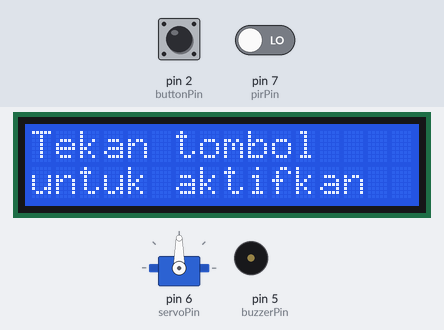
The sketch below on a simulated Arduino Uno, built with avr-gcc and run on an emulated ATmega328P. On the bench: servo, 16×2 character LCD, buzzer (waves = sounding). The inputs (shaded band) are chosen by the test bench; at power-on: pin 2 (buttonPin) HIGH, pin 7 (pirPin) LOW.

Above: at 1.2 s.
1.3 s: pin 2 (buttonPin) pulled LOW for 3.2 s
At 4.5 s:
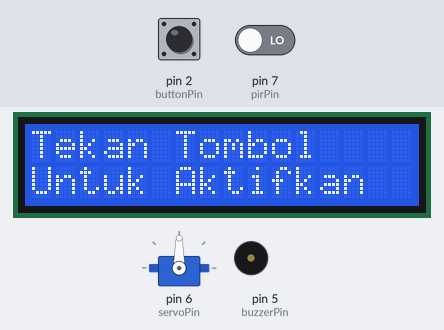
6.0 s: pin 2 (buttonPin) pulled LOW for 0.15 s
At 7.4 s:
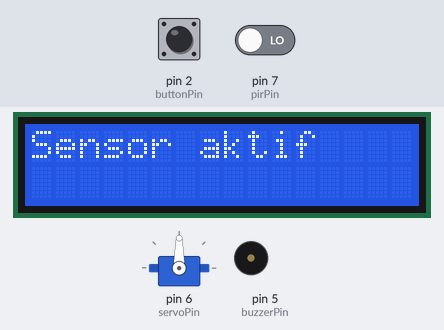
7.7 s: pin 7 (pirPin) driven HIGH
At 9.1 s:
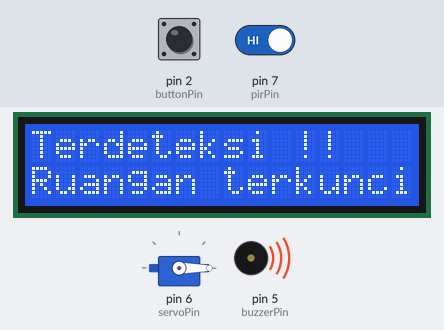
Timing chart, 0 to 15.2 s (numbered marks = the images above; inputs shaded):
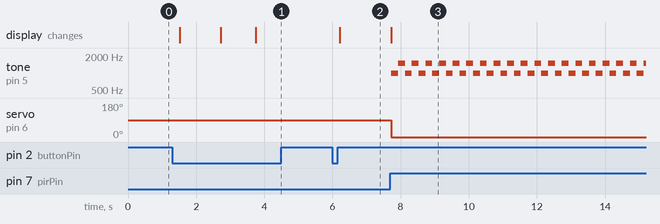

The sketch:

sketch.ino
```cpp
#include <Wire.h>
#include <LiquidCrystal_I2C.h>
#include <Servo.h>

// LCD setup
LiquidCrystal_I2C lcd(0x27, 16, 2);

// Pin setup
const int pirPin = 7;
const int buzzerPin = 5;
const int buttonPin = 2;
const int servoPin = 6;

// create instance servo
Servo myServo;

// State
bool systemActive = false;
bool motionTriggered = false;

void setup() {
  pinMode(pirPin, INPUT);
  pinMode(buzzerPin, OUTPUT);
  pinMode(buttonPin, INPUT_PULLUP);

  myServo.attach(servoPin);
  Gate(1);

  lcd.begin(16, 2);
  lcd.backlight();

  setNotifikasi("Tekan tombol",0,0,true);
  setNotifikasi("untuk aktifkan",0,1,false);

}

void loop() {
   if (digitalRead(buttonPin) == LOW) {
    delay(200);
     if (!systemActive) {
      setSystem(true);
    } else {
      setSystem(false);
    }
    delay(1000);
   }

  if (systemActive && !motionTriggered && digitalRead(pirPin) == HIGH) {

    motionTriggered = true;
    setNotifikasi("Terdeteksi !!",0,0,true);
    setNotifikasi("Ruangan terkunci",0,1,false);
    Gate(0);
    AlarmOn();
  }
}


void setSystem(bool isActive){
  if(isActive){
      systemActive = true;
      motionTriggered = false;
      Gate(1);
      setNotifikasi("Sensor aktif",0,0,true);
  }else{
      systemActive = false;
      motionTriggered = false;
      Gate(1);
      setNotifikasi("Reset",0,0,true);
      delay(1000);
      setNotifikasi("Tekan Tombol",0,0,true);
      setNotifikasi("Untuk Aktifkan",0,1,false);
  }
}

void AlarmOn() {

    while (digitalRead(buttonPin) == HIGH) {
    tone(buzzerPin, 1000);
    delay(200);
    tone(buzzerPin, 1500);
    delay(200);
  }
  noTone(buzzerPin);
  setSystem(false);
  delay(500);
}

void Gate(int i){
  if(i == 1){
    myServo.write(90);
  }else{
    myServo.write(0);
  }
}

void setNotifikasi(String s,int c,int r,bool ce){
   if(ce == true) {lcd.clear();}
    lcd.setCursor(c, r);
    lcd.print(s);
}
```

Measured:
- after the input at 1.3 s, the display: first changes after 0.21 s (image 1 shows a later state)
- after the input at 6.0 s, the display: changes after 0.21 s (image 2)
- after the input at 7.7 s, tone on pin 5 (buzzerPin): alternates 1500 Hz for 0.20 s and 1000 Hz for 0.20 s, starting at once; servo on pin 6 (servoPin): 90° → 0° at once; the display: changes at once (image 3)
